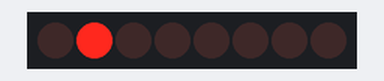
The sketch below on a simulated Arduino Uno, built with avr-gcc and run on an emulated ATmega328P. On the bench: 8 shift-register outputs drawn as a row of LEDs (first output left, lit = HIGH). Wiring (inferred from the names in the program): shift register (74HC595): data pin 2; shift clock pin 4; latch pin 3. Wiring (inferred from the signals the program sends): row of LEDs: on Q0, Q1, Q2, Q3, Q4, Q5, Q6, Q7. Random numbers use the default seed unless the sketch sets one.

Above: at 0.3 s.
At 0.9 s:
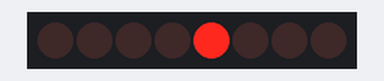
At 1.6 s:
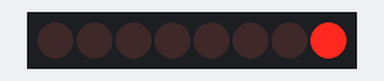
At 2.7 s:
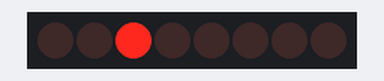
At 3.9 s:
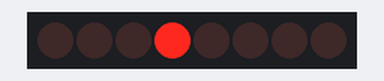
At 6.4 s:
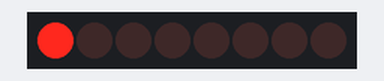
Timing chart, 0 to 7.4 s (numbered marks = the images above):
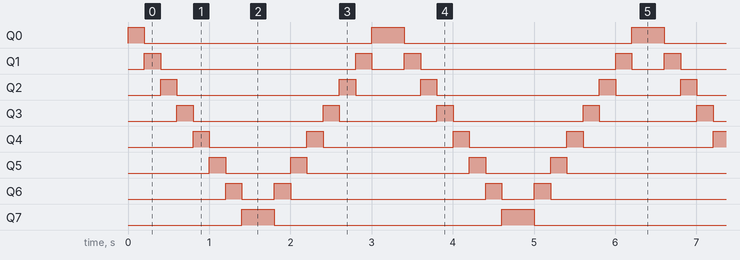

The sketch:

binary_counter_using_shift_register.ino
```cpp
int dataPin = 2;        //Define which pins will be used for the Shift Register control
int latchPin = 3;
int clockPin = 4;


const int delayTime = 200;

void setup()
{
  pinMode(dataPin, OUTPUT);       //Configure each IO Pin
  pinMode(latchPin, OUTPUT);
  pinMode(clockPin, OUTPUT);
  randomSeed(analogRead(A5));
}

void loop()
{
  knightRider();
}

void counter()
{
  for ( byte c = 0; c < 256; c++)
   {
     ByteOutSerial(c);
   }


}

void randPattern()
{
   ByteOutSerial(random(0, 256));
}

void knightRider()
{
  while(true)
  {
    int outputval = 1;
    for(int i = 0; i < 8; i++)
    {

      ByteOutSerial(outputval);
     outputval *= 2;
    }

    for(int i = 0; i < 8; i++)
    {
      outputval /= 2;
      ByteOutSerial(outputval);
    }

  }


}

void ByteOutSerial(byte writeByte)
{
  digitalWrite(latchPin, LOW);          //Pull latch LOW to start sending data
  shiftOut(dataPin, clockPin, MSBFIRST, writeByte);         //Send the data
  digitalWrite(latchPin, HIGH);         //Pull latch HIGH to stop sending data
  delay(delayTime);


}
```

Measured:
- by itself, Q0: repeats every 3.2 s: LOW 2.8 s, HIGH 0.40 s
- by itself, Q1: repeats every 3.2 s: LOW 2.4 s, HIGH 0.20 s, LOW 0.40 s, HIGH 0.20 s
- by itself, Q2: repeats every 3.2 s: LOW 2.0 s, HIGH 0.20 s, LOW 0.80 s, HIGH 0.20 s
- by itself, Q3: repeats every 3.2 s: LOW 1.6 s, HIGH 0.20 s, LOW 1.2 s, HIGH 0.20 s
- by itself, Q4: repeats every 3.2 s: LOW 1.2 s, HIGH 0.20 s, LOW 1.6 s, HIGH 0.20 s
- by itself, Q5: repeats every 3.2 s: LOW 0.80 s, HIGH 0.20 s, LOW 2.0 s, HIGH 0.20 s
- by itself, Q6: repeats every 3.2 s: LOW 0.40 s, HIGH 0.20 s, LOW 2.4 s, HIGH 0.20 s
- by itself, Q7: alternates HIGH for 0.40 s and LOW for 2.8 s
